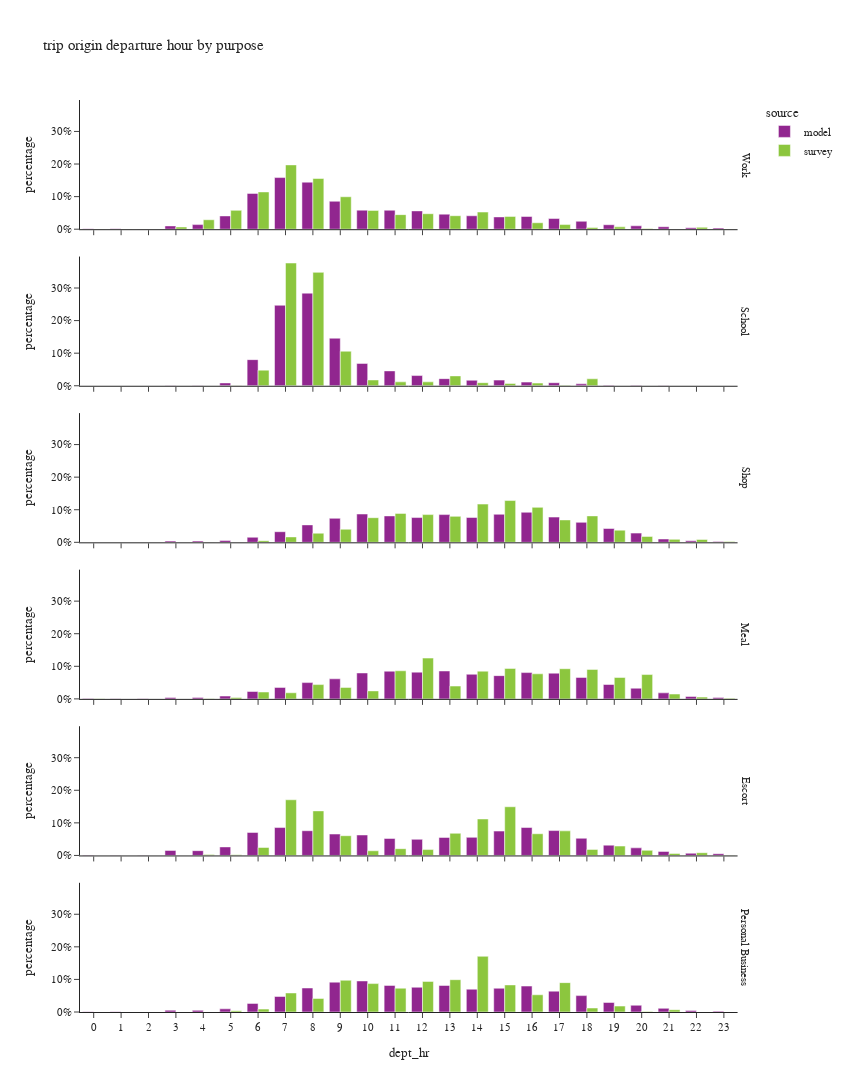

Notebook source saved alongside this figure:
### Code cell
df_plot = df_trip.groupby(['dept_hr','dpurp_label','source'])['trexpfac'].agg(sample_count='size', trexpfac='sum').reset_index()
df_plot['percentage'] = df_plot.groupby(['dpurp_label','source'], group_keys=False)['trexpfac']. \
    apply(lambda x: x / float(x.sum()))

fig = px.bar(df_plot.sort_values(['source','dpurp_label']),
             x="dept_hr", y="percentage", color="source",barmode="group",
             facet_row='dpurp_label',
             hover_data=['trexpfac','sample_count'],
             title="trip origin departure hour by purpose")
fig.update_layout(height=1500, width=850)
fig.for_each_annotation(lambda a: a.update(text = a.text.split("=")[-1]))
fig.for_each_xaxis(lambda a: a.update(dict(dtick = 1, categoryorder='category ascending')))
fig.for_each_yaxis(lambda a: a.update(dict(tickformat=".0%")))
fig.show()

### Figure 1 — Plotly figure (JSON) as saved in the notebook; plotly's stock layout.template omitted (floating-point values rounded to 4 significant figures)
{"data": [{"alignmentgroup": "True", "customdata": [[3376.0, 3376.0], [2202.0, 2202.0], [818.0, 818.0], [21030.0, 21030.0], [29470.0, 29470.0], [84960.0, 84960.0], [229400.0, 229400.0], [330600.0, 330600.0], [301200.0, 301200.0], [179000.0, 179000.0], [122000.0, 122000.0], [121500.0, 121500.0], [117200.0, 117200.0], [96520.0, 96520.0], [86000.0, 86000.0], [78630.0, 78630.0], [81430.0, 81430.0], [68240.0, 68240.0], [50650.0, 50650.0], [28610.0, 28610.0], [21700.0, 21700.0], [15840.0, 15840.0], [9014.0, 9014.0], [7095.0, 7095.0]], "hovertemplate": "source=model<br>dpurp_label=Work<br>dept_hr=%{x}<br>percentage=%{y}<br>trexpfac=%{customdata[0]}<br>sample_count=%{customdata[1]}<extra></extra>", "legendgroup": "model", "marker": {"color": "#91268F", "pattern": {"shape": ""}}, "name": "model", "offsetgroup": "model", "orientation": "v", "showlegend": true, "textposition": "auto", "type": "bar", "x": [0, 1, 2, 3, 4, 5, 6, 7, 8, 9, 10, 11, 12, 13, 14, 15, 16, 17, 18, 19, 20, 21, 22, 23], "xaxis": "x6", "y": [0.001618, 0.001055, 0.000392, 0.01008, 0.01412, 0.04072, 0.1099, 0.1585, 0.1443, 0.08577, 0.05849, 0.05824, 0.05618, 0.04626, 0.04122, 0.03768, 0.03903, 0.0327, 0.02427, 0.01371, 0.0104, 0.00759, 0.00432, 0.0034], "yaxis": "y6"}, {"alignmentgroup": "True", "customdata": [[5.0, 5.0], [3.0, 3.0], [1.0, 1.0], [559.0, 559.0], [666.0, 666.0], [5437.0, 5437.0], [49970.0, 49970.0], [154000.0, 154000.0], [177100.0, 177100.0], [90960.0, 90960.0], [42760.0, 42760.0], [28470.0, 28470.0], [19510.0, 19510.0], [13600.0, 13600.0], [10540.0, 10540.0], [10830.0, 10830.0], [6963.0, 6963.0], [5801.0, 5801.0], [3640.0, 3640.0], [1122.0, 1122.0], [768.0, 768.0], [439.0, 439.0], [80.0, 80.0], [34.0, 34.0]], "hovertemplate": "source=model<br>dpurp_label=School<br>dept_hr=%{x}<br>percentage=%{y}<br>trexpfac=%{customdata[0]}<br>sample_count=%{customdata[1]}<extra></extra>", "legendgroup": "model", "marker": {"color": "#91268F", "pattern": {"shape": ""}}, "name": "model", "offsetgroup": "model", "orientation": "v", "showlegend": false, "textposition": "auto", "type": "bar", "x": [0, 1, 2, 3, 4, 5, 6, 7, 8, 9, 10, 11, 12, 13, 14, 15, 16, 17, 18, 19, 20, 21, 22, 23], "xaxis": "x5", "y": [8.023e-06, 4.814e-06, 1.605e-06, 0.0008969, 0.001069, 0.008724, 0.08017, 0.247, 0.2842, 0.1459, 0.06861, 0.04568, 0.0313, 0.02182, 0.01691, 0.01737, 0.01117, 0.009308, 0.00584, 0.0018, 0.001232, 0.0007044, 0.0001284, 5.455e-05], "yaxis": "y5"}, {"alignmentgroup": "True", "customdata": [[1080.0, 1080.0], [817.0, 817.0], [311.0, 311.0], [7813.0, 7813.0], [7981.0, 7981.0], [12140.0, 12140.0], [32400.0, 32400.0], [68030.0, 68030.0], [111800.0, 111800.0], [153900.0, 153900.0], [181400.0, 181400.0], [169300.0, 169300.0], [158800.0, 158800.0], [177700.0, 177700.0], [159300.0, 159300.0], [179800.0, 179800.0], [192700.0, 192700.0], [161800.0, 161800.0], [128000.0, 128000.0], [88670.0, 88670.0], [59020.0, 59020.0], [21350.0, 21350.0], [9409.0, 9409.0], [5652.0, 5652.0]], "hovertemplate": "source=model<br>dpurp_label=Shop<br>dept_hr=%{x}<br>percentage=%{y}<br>trexpfac=%{customdata[0]}<br>sample_count=%{customdata[1]}<extra></extra>", "legendgroup": "model", "marker": {"color": "#91268F", "pattern": {"shape": ""}}, "name": "model", "offsetgroup": "model", "orientation": "v", "showlegend": false, "textposition": "auto", "type": "bar", "x": [0, 1, 2, 3, 4, 5, 6, 7, 8, 9, 10, 11, 12, 13, 14, 15, 16, 17, 18, 19, 20, 21, 22, 23], "xaxis": "x4", "y": [0.0005169, 0.000391, 0.0001489, 0.00374, 0.00382, 0.005809, 0.01551, 0.03256, 0.05352, 0.07365, 0.08684, 0.08105, 0.076, 0.08506, 0.07625, 0.08604, 0.09223, 0.07746, 0.06128, 0.04244, 0.02825, 0.01022, 0.004503, 0.002705], "yaxis": "y4"}, {"alignmentgroup": "True", "customdata": [[925.0, 925.0], [640.0, 640.0], [225.0, 225.0], [4223.0, 4223.0], [4591.0, 4591.0], [8833.0, 8833.0], [23010.0, 23010.0], [35730.0, 35730.0], [50680.0, 50680.0], [62410.0, 62410.0], [80690.0, 80690.0], [86210.0, 86210.0], [83270.0, 83270.0], [86890.0, 86890.0], [76650.0, 76650.0], [72390.0, 72390.0], [81870.0, 81870.0], [80020.0, 80020.0], [66770.0, 66770.0], [44750.0, 44750.0], [33190.0, 33190.0], [18700.0, 18700.0], [7610.0, 7610.0], [4064.0, 4064.0]], "hovertemplate": "source=model<br>dpurp_label=Meal<br>dept_hr=%{x}<br>percentage=%{y}<br>trexpfac=%{customdata[0]}<br>sample_count=%{customdata[1]}<extra></extra>", "legendgroup": "model", "marker": {"color": "#91268F", "pattern": {"shape": ""}}, "name": "model", "offsetgroup": "model", "orientation": "v", "showlegend": false, "textposition": "auto", "type": "bar", "x": [0, 1, 2, 3, 4, 5, 6, 7, 8, 9, 10, 11, 12, 13, 14, 15, 16, 17, 18, 19, 20, 21, 22, 23], "xaxis": "x3", "y": [0.0009119, 0.0006309, 0.0002218, 0.004163, 0.004526, 0.008708, 0.02269, 0.03523, 0.04996, 0.06153, 0.07955, 0.08499, 0.0821, 0.08566, 0.07557, 0.07136, 0.08071, 0.07889, 0.06583, 0.04412, 0.03272, 0.01843, 0.007502, 0.004006], "yaxis": "y3"}, {"alignmentgroup": "True", "customdata": [[2106.0, 2106.0], [1414.0, 1414.0], [573.0, 573.0], [25380.0, 25380.0], [24310.0, 24310.0], [43400.0, 43400.0], [116900.0, 116900.0], [141800.0, 141800.0], [125700.0, 125700.0], [108800.0, 108800.0], [104000.0, 104000.0], [86360.0, 86360.0], [81920.0, 81920.0], [91600.0, 91600.0], [91860.0, 91860.0], [123800.0, 123800.0], [141900.0, 141900.0], [126400.0, 126400.0], [87280.0, 87280.0], [52300.0, 52300.0], [38590.0, 38590.0], [20420.0, 20420.0], [11100.0, 11100.0], [8763.0, 8763.0]], "hovertemplate": "source=model<br>dpurp_label=Escort<br>dept_hr=%{x}<br>percentage=%{y}<br>trexpfac=%{customdata[0]}<br>sample_count=%{customdata[1]}<extra></extra>", "legendgroup": "model", "marker": {"color": "#91268F", "pattern": {"shape": ""}}, "name": "model", "offsetgroup": "model", "orientation": "v", "showlegend": false, "textposition": "auto", "type": "bar", "x": [0, 1, 2, 3, 4, 5, 6, 7, 8, 9, 10, 11, 12, 13, 14, 15, 16, 17, 18, 19, 20, 21, 22, 23], "xaxis": "x2", "y": [0.001271, 0.0008535, 0.0003459, 0.01532, 0.01467, 0.02619, 0.07055, 0.08558, 0.07587, 0.06567, 0.06278, 0.05213, 0.04945, 0.05529, 0.05545, 0.07475, 0.08564, 0.07632, 0.05268, 0.03157, 0.02329, 0.01233, 0.006703, 0.005289], "yaxis": "y2"}, {"alignmentgroup": "True", "customdata": [[502.0, 502.0], [339.0, 339.0], [126.0, 126.0], [4818.0, 4818.0], [4427.0, 4427.0], [8423.0, 8423.0], [22940.0, 22940.0], [41350.0, 41350.0], [63910.0, 63910.0], [79480.0, 79480.0], [82680.0, 82680.0], [70760.0, 70760.0], [65880.0, 65880.0], [70680.0, 70680.0], [60730.0, 60730.0], [63260.0, 63260.0], [69030.0, 69030.0], [55510.0, 55510.0], [43650.0, 43650.0], [25370.0, 25370.0], [17980.0, 17980.0], [9752.0, 9752.0], [3735.0, 3735.0], [2206.0, 2206.0]], "hovertemplate": "source=model<br>dpurp_label=Personal Business<br>dept_hr=%{x}<br>percentage=%{y}<br>trexpfac=%{customdata[0]}<br>sample_count=%{customdata[1]}<extra></extra>", "legendgroup": "model", "marker": {"color": "#91268F", "pattern": {"shape": ""}}, "name": "model", "offsetgroup": "model", "orientation": "v", "showlegend": false, "textposition": "auto", "type": "bar", "x": [0, 1, 2, 3, 4, 5, 6, 7, 8, 9, 10, 11, 12, 13, 14, 15, 16, 17, 18, 19, 20, 21, 22, 23], "xaxis": "x", "y": [0.0005786, 0.0003908, 0.0001452, 0.005554, 0.005103, 0.009709, 0.02644, 0.04767, 0.07367, 0.09162, 0.0953, 0.08157, 0.07593, 0.08147, 0.07001, 0.07292, 0.07957, 0.06399, 0.05031, 0.02924, 0.02073, 0.01124, 0.004305, 0.002543], "yaxis": "y"}, {"alignmentgroup": "True", "customdata": [[804.7, 3.0], [562.4, 2.0], [0.0, 0.0], [12540.0, 22.0], [53410.0, 63.0], [106400.0, 137.0], [210500.0, 375.0], [363300.0, 635.0], [286400.0, 621.0], [183300.0, 405.0], [106200.0, 268.0], [82220.0, 235.0], [87390.0, 322.0], [76200.0, 238.0], [96810.0, 196.0], [72350.0, 146.0], [36460.0, 110.0], [26130.0, 112.0], [9622.0, 59.0], [13280.0, 45.0], [3794.0, 34.0], [646.1, 22.0], [10800.0, 16.0], [1337.0, 10.0]], "hovertemplate": "source=survey<br>dpurp_label=Work<br>dept_hr=%{x}<br>percentage=%{y}<br>trexpfac=%{customdata[0]}<br>sample_count=%{customdata[1]}<extra></extra>", "legendgroup": "survey", "marker": {"color": "#8CC63E", "pattern": {"shape": ""}}, "name": "survey", "offsetgroup": "survey", "orientation": "v", "showlegend": true, "textposition": "auto", "type": "bar", "x": [0, 1, 2, 3, 4, 5, 6, 7, 8, 9, 10, 11, 12, 13, 14, 15, 16, 17, 18, 19, 20, 21, 22, 23], "xaxis": "x6", "y": [0.0004372, 0.0003056, 0.0, 0.006814, 0.02902, 0.05781, 0.1144, 0.1974, 0.1556, 0.09959, 0.05769, 0.04467, 0.04748, 0.0414, 0.0526, 0.03931, 0.01981, 0.0142, 0.005228, 0.007216, 0.002062, 0.0003511, 0.005866, 0.0007266], "yaxis": "y6"}, {"alignmentgroup": "True", "customdata": [[0.0, 0.0], [0.0, 0.0], [0.0, 0.0], [0.0, 0.0], [86.69, 1.0], [454.4, 4.0], [25740.0, 26.0], [202100.0, 237.0], [186700.0, 266.0], [56860.0, 63.0], [9550.0, 22.0], [6418.0, 16.0], [6418.0, 13.0], [16270.0, 19.0], [5076.0, 13.0], [3816.0, 15.0], [4405.0, 9.0], [1012.0, 8.0], [11450.0, 3.0], [117.8, 1.0], [0.0, 0.0], [0.0, 0.0], [0.0, 0.0], [0.0, 0.0]], "hovertemplate": "source=survey<br>dpurp_label=School<br>dept_hr=%{x}<br>percentage=%{y}<br>trexpfac=%{customdata[0]}<br>sample_count=%{customdata[1]}<extra></extra>", "legendgroup": "survey", "marker": {"color": "#8CC63E", "pattern": {"shape": ""}}, "name": "survey", "offsetgroup": "survey", "orientation": "v", "showlegend": false, "textposition": "auto", "type": "bar", "x": [0, 1, 2, 3, 4, 5, 6, 7, 8, 9, 10, 11, 12, 13, 14, 15, 16, 17, 18, 19, 20, 21, 22, 23], "xaxis": "x5", "y": [0.0, 0.0, 0.0, 0.0, 0.0001616, 0.000847, 0.04798, 0.3767, 0.348, 0.106, 0.0178, 0.01196, 0.01196, 0.03033, 0.009462, 0.007114, 0.008211, 0.001887, 0.02134, 0.0002195, 0.0, 0.0, 0.0, 0.0], "yaxis": "y5"}, {"alignmentgroup": "True", "customdata": [[358.8, 3.0], [143.5, 1.0], [570.9, 1.0], [0.0, 0.0], [2395.0, 2.0], [1099.0, 8.0], [9682.0, 16.0], [30870.0, 55.0], [52250.0, 96.0], [74740.0, 194.0], [140900.0, 291.0], [165500.0, 335.0], [158600.0, 324.0], [148500.0, 304.0], [218700.0, 345.0], [239000.0, 296.0], [200000.0, 332.0], [128100.0, 305.0], [151300.0, 246.0], [69610.0, 214.0], [33730.0, 85.0], [16880.0, 29.0], [16290.0, 19.0], [4775.0, 7.0]], "hovertemplate": "source=survey<br>dpurp_label=Shop<br>dept_hr=%{x}<br>percentage=%{y}<br>trexpfac=%{customdata[0]}<br>sample_count=%{customdata[1]}<extra></extra>", "legendgroup": "survey", "marker": {"color": "#8CC63E", "pattern": {"shape": ""}}, "name": "survey", "offsetgroup": "survey", "orientation": "v", "showlegend": false, "textposition": "auto", "type": "bar", "x": [0, 1, 2, 3, 4, 5, 6, 7, 8, 9, 10, 11, 12, 13, 14, 15, 16, 17, 18, 19, 20, 21, 22, 23], "xaxis": "x4", "y": [0.0001925, 7.699e-05, 0.0003063, 0.0, 0.001285, 0.0005896, 0.005194, 0.01656, 0.02803, 0.0401, 0.07559, 0.0888, 0.08506, 0.07967, 0.1173, 0.1282, 0.1073, 0.06874, 0.08115, 0.03734, 0.01809, 0.009056, 0.008738, 0.002562], "yaxis": "y4"}, {"alignmentgroup": "True", "customdata": [[632.6, 1.0], [0.0, 0.0], [0.0, 0.0], [0.0, 0.0], [23.31, 1.0], [4015.0, 5.0], [19390.0, 28.0], [17190.0, 49.0], [40280.0, 70.0], [32320.0, 90.0], [22490.0, 86.0], [79180.0, 200.0], [115000.0, 241.0], [36170.0, 153.0], [78100.0, 120.0], [85850.0, 121.0], [70610.0, 161.0], [84960.0, 207.0], [83070.0, 202.0], [60310.0, 119.0], [68580.0, 83.0], [13630.0, 29.0], [4953.0, 15.0], [1495.0, 4.0]], "hovertemplate": "source=survey<br>dpurp_label=Meal<br>dept_hr=%{x}<br>percentage=%{y}<br>trexpfac=%{customdata[0]}<br>sample_count=%{customdata[1]}<extra></extra>", "legendgroup": "survey", "marker": {"color": "#8CC63E", "pattern": {"shape": ""}}, "name": "survey", "offsetgroup": "survey", "orientation": "v", "showlegend": false, "textposition": "auto", "type": "bar", "x": [0, 1, 2, 3, 4, 5, 6, 7, 8, 9, 10, 11, 12, 13, 14, 15, 16, 17, 18, 19, 20, 21, 22, 23], "xaxis": "x3", "y": [0.0006889, 0.0, 0.0, 0.0, 2.539e-05, 0.004372, 0.02111, 0.01872, 0.04387, 0.0352, 0.0245, 0.08623, 0.1252, 0.03939, 0.08505, 0.09349, 0.0769, 0.09252, 0.09047, 0.06568, 0.07468, 0.01484, 0.005394, 0.001628], "yaxis": "y3"}, {"alignmentgroup": "True", "customdata": [[9.165, 1.0], [0.0, 0.0], [0.0, 0.0], [0.0, 0.0], [4054.0, 1.0], [3125.0, 10.0], [33590.0, 37.0], [234700.0, 227.0], [187900.0, 234.0], [83190.0, 95.0], [19660.0, 78.0], [28470.0, 63.0], [24740.0, 76.0], [93380.0, 87.0], [153800.0, 175.0], [205300.0, 228.0], [91440.0, 153.0], [103600.0, 140.0], [25420.0, 68.0], [39580.0, 58.0], [21550.0, 29.0], [8339.0, 23.0], [11520.0, 13.0], [607.6, 3.0]], "hovertemplate": "source=survey<br>dpurp_label=Escort<br>dept_hr=%{x}<br>percentage=%{y}<br>trexpfac=%{customdata[0]}<br>sample_count=%{customdata[1]}<extra></extra>", "legendgroup": "survey", "marker": {"color": "#8CC63E", "pattern": {"shape": ""}}, "name": "survey", "offsetgroup": "survey", "orientation": "v", "showlegend": false, "textposition": "auto", "type": "bar", "x": [0, 1, 2, 3, 4, 5, 6, 7, 8, 9, 10, 11, 12, 13, 14, 15, 16, 17, 18, 19, 20, 21, 22, 23], "xaxis": "x2", "y": [6.671e-06, 0.0, 0.0, 0.0, 0.002951, 0.002275, 0.02445, 0.1708, 0.1367, 0.06055, 0.01431, 0.02072, 0.018, 0.06797, 0.1119, 0.1494, 0.06655, 0.0754, 0.0185, 0.02881, 0.01568, 0.00607, 0.008382, 0.0004422], "yaxis": "y2"}, {"alignmentgroup": "True", "customdata": [[0.0, 0.0], [0.0, 0.0], [0.0, 0.0], [0.0, 0.0], [0.0, 0.0], [2942.0, 5.0], [6788.0, 24.0], [44640.0, 76.0], [31770.0, 110.0], [74420.0, 155.0], [66590.0, 183.0], [55820.0, 148.0], [71760.0, 147.0], [75770.0, 170.0], [130600.0, 161.0], [63500.0, 136.0], [40410.0, 122.0], [68850.0, 83.0], [9367.0, 51.0], [13900.0, 22.0], [1355.0, 8.0], [5414.0, 5.0], [197.4, 1.0], [0.0, 0.0]], "hovertemplate": "source=survey<br>dpurp_label=Personal Business<br>dept_hr=%{x}<br>percentage=%{y}<br>trexpfac=%{customdata[0]}<br>sample_count=%{customdata[1]}<extra></extra>", "legendgroup": "survey", "marker": {"color": "#8CC63E", "pattern": {"shape": ""}}, "name": "survey", "offsetgroup": "survey", "orientation": "v", "showlegend": false, "textposition": "auto", "type": "bar", "x": [0, 1, 2, 3, 4, 5, 6, 7, 8, 9, 10, 11, 12, 13, 14, 15, 16, 17, 18, 19, 20, 21, 22, 23], "xaxis": "x", "y": [0.0, 0.0, 0.0, 0.0, 0.0, 0.00385, 0.008883, 0.05843, 0.04157, 0.0974, 0.08715, 0.07306, 0.09391, 0.09916, 0.171, 0.0831, 0.05289, 0.0901, 0.01226, 0.01819, 0.001773, 0.007085, 0.0002584, 0.0], "yaxis": "y"}], "layout": {"annotations": [{"font": {}, "showarrow": false, "text": "Personal Business", "textangle": 90, "x": 0.98, "xanchor": "left", "xref": "paper", "y": 0.07083, "yanchor": "middle", "yref": "paper"}, {"font": {}, "showarrow": false, "text": "Escort", "textangle": 90, "x": 0.98, "xanchor": "left", "xref": "paper", "y": 0.2425, "yanchor": "middle", "yref": "paper"}, {"font": {}, "showarrow": false, "text": "Meal", "textangle": 90, "x": 0.98, "xanchor": "left", "xref": "paper", "y": 0.4142, "yanchor": "middle", "yref": "paper"}, {"font": {}, "showarrow": false, "text": "Shop", "textangle": 90, "x": 0.98, "xanchor": "left", "xref": "paper", "y": 0.5858, "yanchor": "middle", "yref": "paper"}, {"font": {}, "showarrow": false, "text": "School", "textangle": 90, "x": 0.98, "xanchor": "left", "xref": "paper", "y": 0.7575, "yanchor": "middle", "yref": "paper"}, {"font": {}, "showarrow": false, "text": "Work", "textangle": 90, "x": 0.98, "xanchor": "left", "xref": "paper", "y": 0.9292, "yanchor": "middle", "yref": "paper"}], "barmode": "group", "height": 1500, "legend": {"title": {"text": "source"}, "tracegroupgap": 0}, "title": {"text": "trip origin departure hour by purpose"}, "width": 850, "xaxis": {"anchor": "y", "categoryorder": "category ascending", "domain": [0.0, 0.98], "dtick": 1, "title": {"text": "dept_hr"}}, "xaxis2": {"anchor": "y2", "categoryorder": "category ascending", "domain": [0.0, 0.98], "dtick": 1, "matches": "x", "showticklabels": false}, "xaxis3": {"anchor": "y3", "categoryorder": "category ascending", "domain": [0.0, 0.98], "dtick": 1, "matches": "x", "showticklabels": false}, "xaxis4": {"anchor": "y4", "categoryorder": "category ascending", "domain": [0.0, 0.98], "dtick": 1, "matches": "x", "showticklabels": false}, "xaxis5": {"anchor": "y5", "categoryorder": "category ascending", "domain": [0.0, 0.98], "dtick": 1, "matches": "x", "showticklabels": false}, "xaxis6": {"anchor": "y6", "categoryorder": "category ascending", "domain": [0.0, 0.98], "dtick": 1, "matches": "x", "showticklabels": false}, "yaxis": {"anchor": "x", "domain": [0.0, 0.1417], "tickformat": ".0%", "title": {"text": "percentage"}}, "yaxis2": {"anchor": "x2", "domain": [0.1717, 0.3133], "matches": "y", "tickformat": ".0%", "title": {"text": "percentage"}}, "yaxis3": {"anchor": "x3", "domain": [0.3433, 0.485], "matches": "y", "tickformat": ".0%", "title": {"text": "percentage"}}, "yaxis4": {"anchor": "x4", "domain": [0.515, 0.6567], "matches": "y", "tickformat": ".0%", "title": {"text": "percentage"}}, "yaxis5": {"anchor": "x5", "domain": [0.6867, 0.8283], "matches": "y", "tickformat": ".0%", "title": {"text": "percentage"}}, "yaxis6": {"anchor": "x6", "domain": [0.8583, 1.0], "matches": "y", "tickformat": ".0%", "title": {"text": "percentage"}}}}
